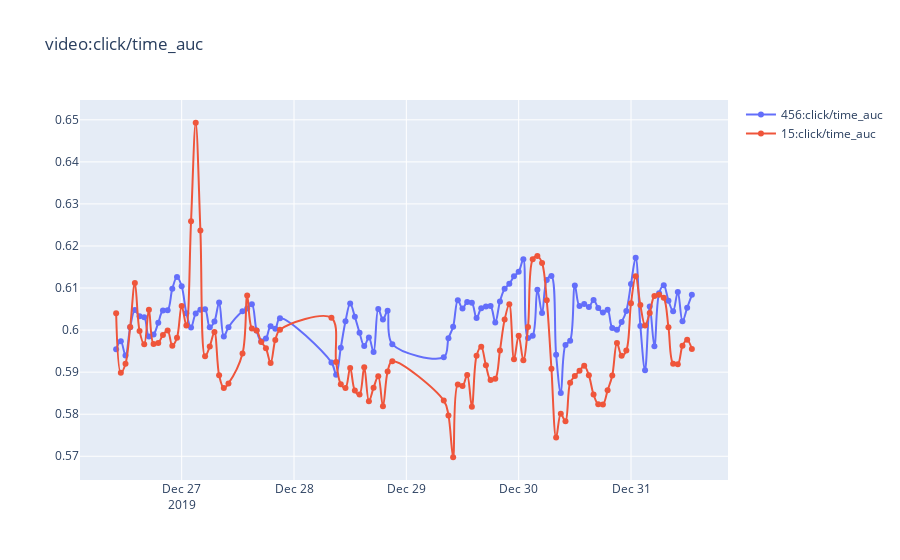

This figure's notebook cell:
### Code cell
compare(df, 'click/time_auc')
